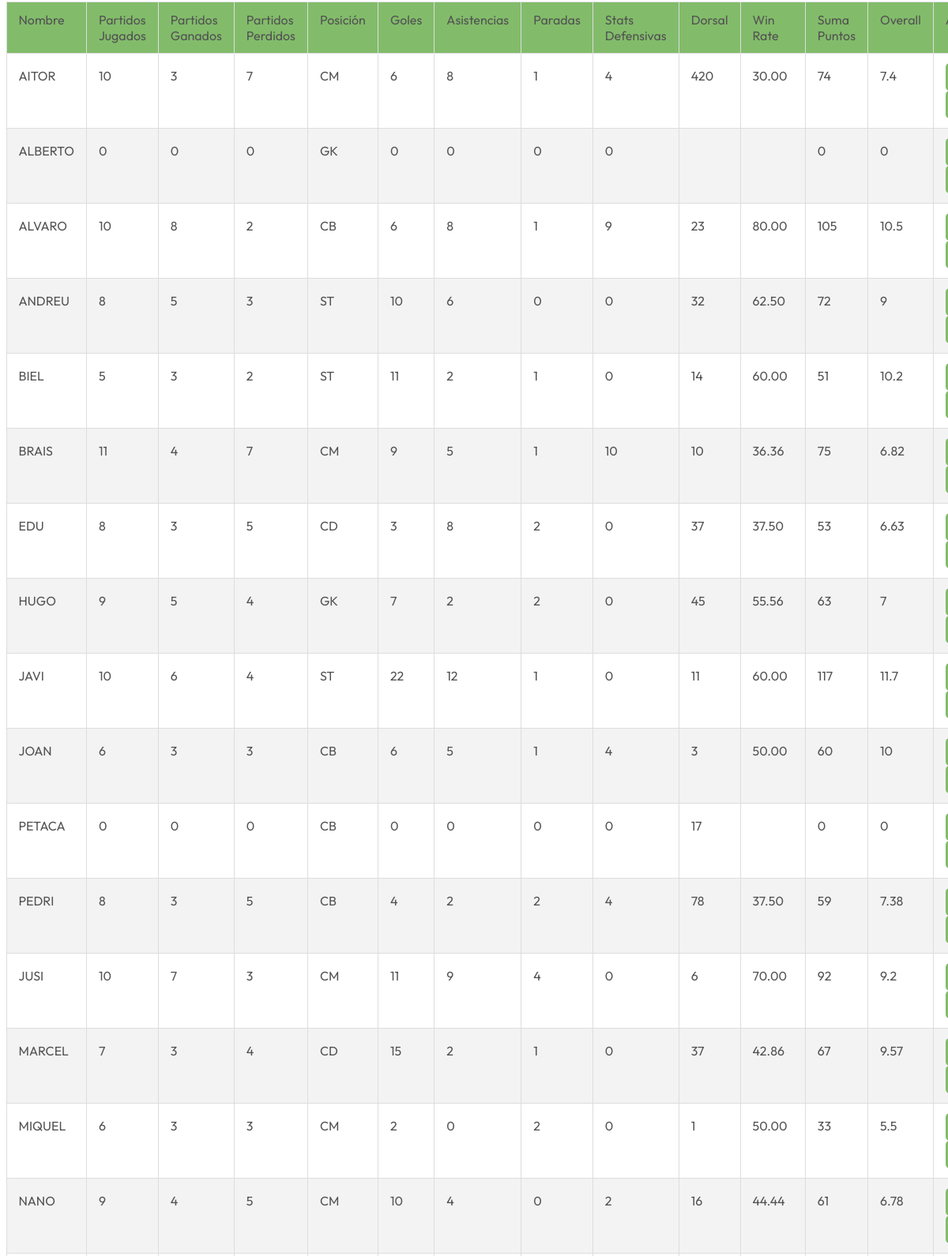
/conf-samba.php (signed in, middle part), run on an earlier commit of the app's database.
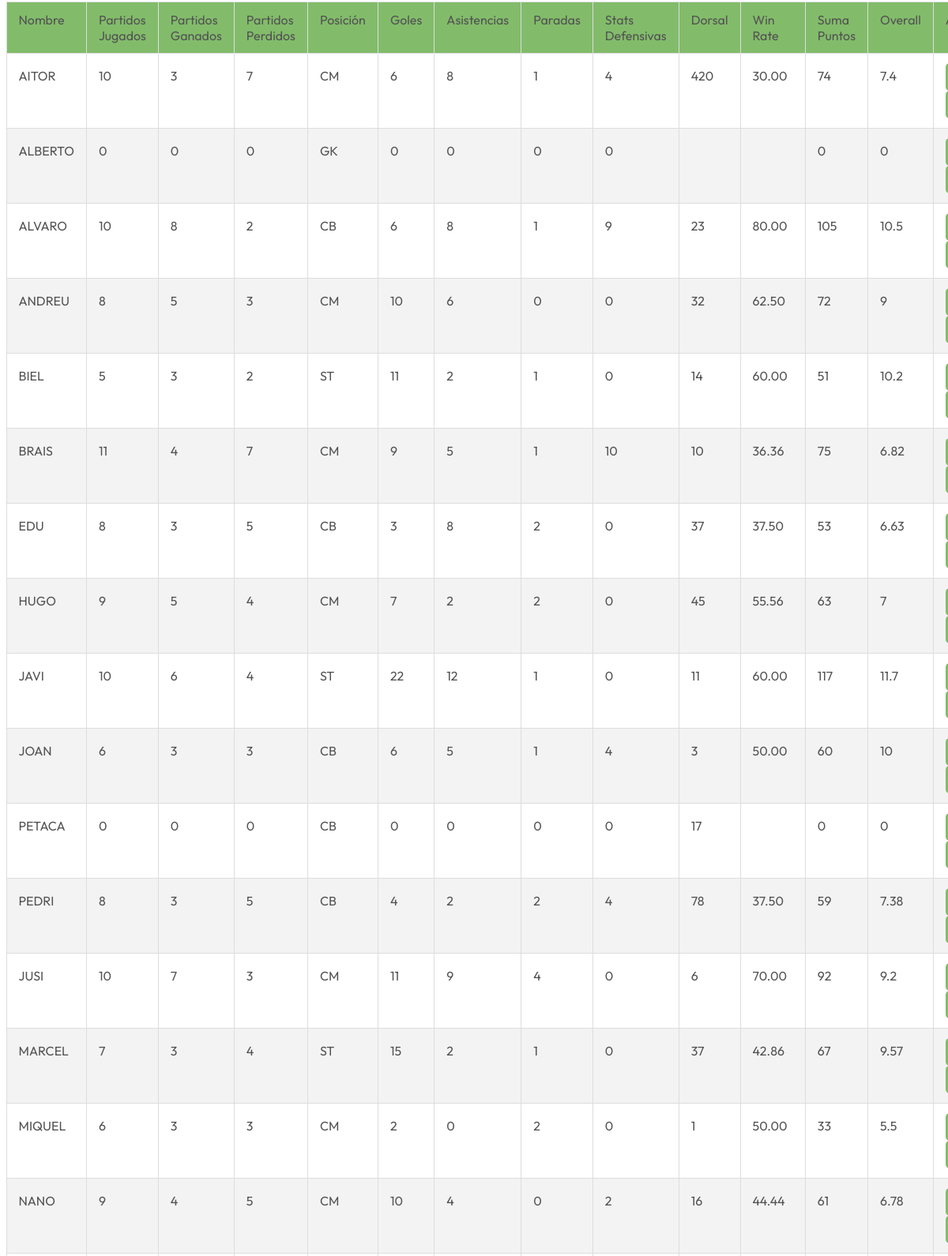
And on a later commit of the database.
### tables this page shows
CREATE TABLE Estadisticas (
    id INT PRIMARY KEY AUTO_INCREMENT,
    id_jugador INT NOT NULL,
    partidos_jugados INT NOT NULL,
    victorias INT NOT NULL,
    derrotas INT NOT NULL,
    goles INT NOT NULL,
    asistencias INT NOT NULL,
    paradas INT NOT NULL,
    defensa INT NOT NULL,
    puntos INT NOT NULL,
    FOREIGN KEY (id_jugador) REFERENCES Jugadores(id)
);

CREATE TABLE Jugadores (
    id INT PRIMARY KEY AUTO_INCREMENT,
    nombre VARCHAR(50) NOT NULL,
    dorsal VARCHAR(4),
    posicion VARCHAR(20),
    perfil VARCHAR(20),
    ritmo int,
    disparo int,
    pase int,
    regate int,
    defensa int,
    fisico int 
);

### conf-samba.php (the view, shortened to what this page needs)
<?php
include 'db_connection.php';
$sql = "SELECT j.id, j.nombre, j.posicion, j.dorsal,
               e.partidos_jugados, e.victorias, e.derrotas, e.goles, e.asistencias, e.paradas, e.defensa AS stats_defensivas,
               ROUND((e.victorias / NULLIF(e.partidos_jugados, 0)) * 100, 2) AS win_rate,
               e.puntos AS suma_puntos
        FROM Jugadores j
        LEFT JOIN Estadisticas e ON j.id = e.id_jugador";
$result = $conn->query($sql);
$jugadores = [];
if ($result->num_rows > 0) {
    while ($row = $result->fetch_assoc()) {
        $partidos_jugados = $row['partidos_jugados'] ?? 0;
        $suma_puntos = $row['suma_puntos'] ?? 0;
        $overall = ($partidos_jugados > 0) ? round($suma_puntos / $partidos_jugados, 2) : 0.0;
        $row['overall'] = $overall;
        $jugadores[] = $row;
    }
} else {
    echo "No se encontraron jugadores.";
}
?>
<!DOCTYPE html>
<html lang="es">
<head>
    <link rel="stylesheet" href="media/css/conf.css">
</head>
<body>
    <section class="jugadores" id="jugadores">
        <div class="container">
            <table>
                <thead>
                    <tr>
                        <th>Nombre</th>
                        <th>Partidos Jugados</th>
                        <th>Partidos Ganados</th>
                        <th>Partidos Perdidos</th>
                        <th>Posición</th>
                        <th>Goles</th>
                        <th>Asistencias</th>
                        <th>Paradas</th>
                        <th>Stats Defensivas</th>
                        <th>Dorsal</th>
                        <th>Win Rate</th>
                        <th>Suma Puntos</th>
                        <th>Overall</th>
                        <th>Acciones</th>
                    </tr>
                </thead>
                <tbody>
                    <?php foreach ($jugadores as $jugador): ?>
                        <tr>
                            <td><?php echo $jugador['nombre']; ?></td>
                            <td><?php echo $jugador['partidos_jugados']; ?></td>
                            <td><?php echo $jugador['victorias']; ?></td>
                            <td><?php echo $jugador['derrotas']; ?></td>
                            <td><?php echo $jugador['posicion']; ?></td>
                            <td><?php echo $jugador['goles']; ?></td>
                            <td><?php echo $jugador['asistencias']; ?></td>
                            <td><?php echo $jugador['paradas']; ?></td>
                            <td><?php echo $jugador['stats_defensivas']; ?></td>
                            <td><?php echo $jugador['dorsal']; ?></td>
                            <td><?php echo $jugador['win_rate']; ?></td>
                            <td><?php echo $jugador['suma_puntos']; ?></td>
                            <td><?php echo $jugador['overall']; ?></td>
                            <td>
                                <button onclick="editPlayer(<?php echo $jugador['id']; ?>)">Editar</button>
                                <button onclick="deletePlayer(<?php echo $jugador['id']; ?>)">Eliminar</button>
                            </td>
                        </tr>
                    <?php endforeach; ?>
                </tbody>
            </table>
        </div>
    </section>
</body>
</html>

### media/css/conf.css (style rules this page uses)
html, body, div, span, applet, object, iframe, h1, h2, h3, h4, h5, h6, p, blockquote, pre, a, abbr, acronym, address, big, cite, code, del, dfn, em, img, ins, kbd, q, s, samp, small, strike, strong, sub, sup, tt, var, b, u, i, center, dl, dt, dd, ol, ul, li, fieldset, form, label, legend, table, caption, tbody, tfoot, thead, tr, th, td, article, aside, canvas, details, embed, figure, figcaption, footer, header, hgroup, menu, nav, output, ruby, section, summary, time, mark, audio, video { margin: 0; padding: 0; border: 0; outline: 0; vertical-align: baseline; font-family: "Outfit", sans-serif; color: #535353; font-size: 16px; font-style: normal; font-weight: 400; line-height: normal; }
.container { max-width: 1400px; }
.container, .container-fluid, .container-lg, .container-md, .container-sm, .container-xl, .container-xxl { --bs-gutter-x: 1.5rem; --bs-gutter-y: 0; width: 100%; padding-right: calc(var(--bs-gutter-x)* .5); padding-left: calc(var(--bs-gutter-x)* .5); margin-right: auto; margin-left: auto; }
html { font-size: 62.5%; scroll-behavior: smooth; }
section { display: block; overflow: hidden; }
table { width: 100%; border-collapse: collapse; margin: 20px 0; font-size: 1.6rem; text-align: left; }
table thead tr { background-color: #82BC6A; color: #ffffff; text-align: left; font-weight: bold; }
table th, table td { padding: 12px 15px; border: 1px solid #dddddd; }
table tbody tr { border-bottom: 1px solid #dddddd; }
table tbody tr:nth-of-type(even) { background-color: #f3f3f3; }
button { background-color: #82BC6A; color: white; border: none; padding: 10px 20px; border-radius: 5px; cursor: pointer; transition: background-color 0.3s ease; }

What changed in the data, as far as the page shows it:
changed through a linked row, estadisticas "ANDREU": id_jugador.posicion "ST" → "CM"
changed through a linked row, estadisticas "EDU": id_jugador.posicion "CD" → "CB"
changed through a linked row, estadisticas "HUGO": id_jugador.posicion "GK" → "CM"
changed through a linked row, estadisticas "MARCEL": id_jugador.posicion "CD" → "ST"
